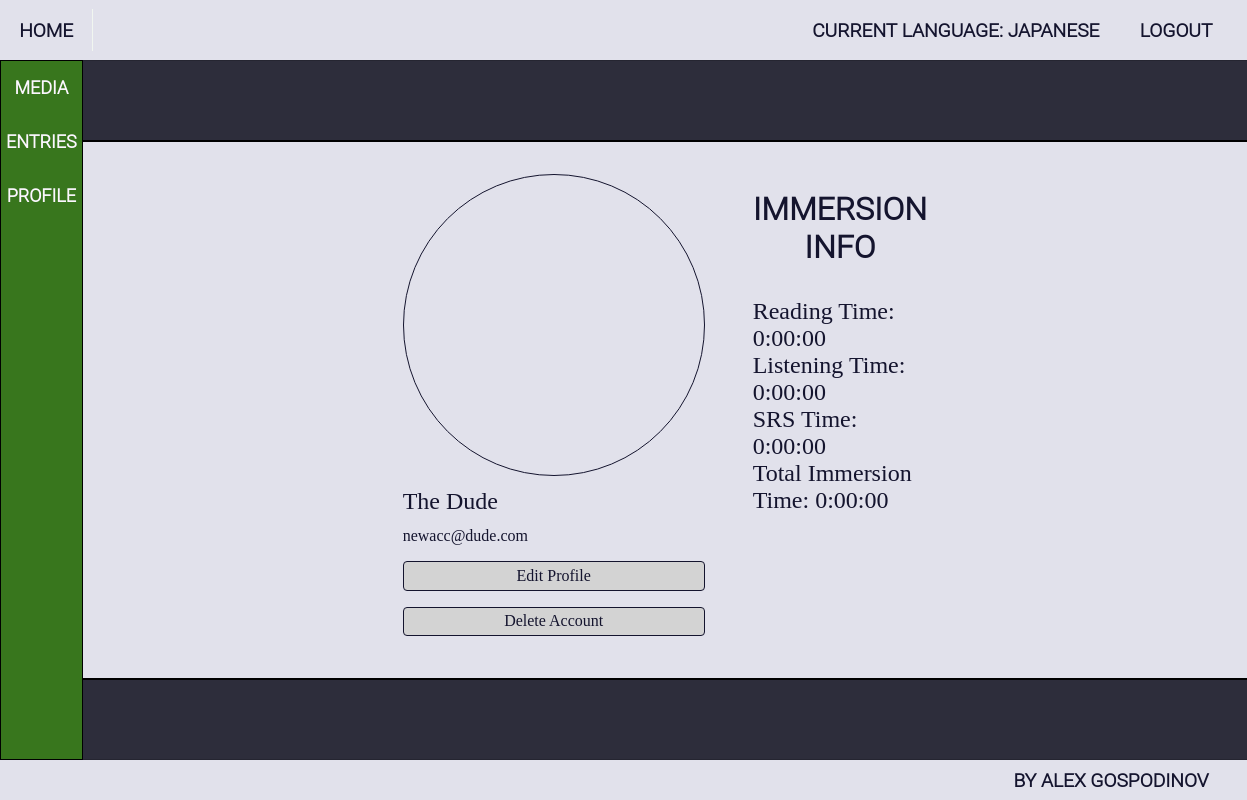
The app's page /accounts/profile/1/details/ (signed in), older data.
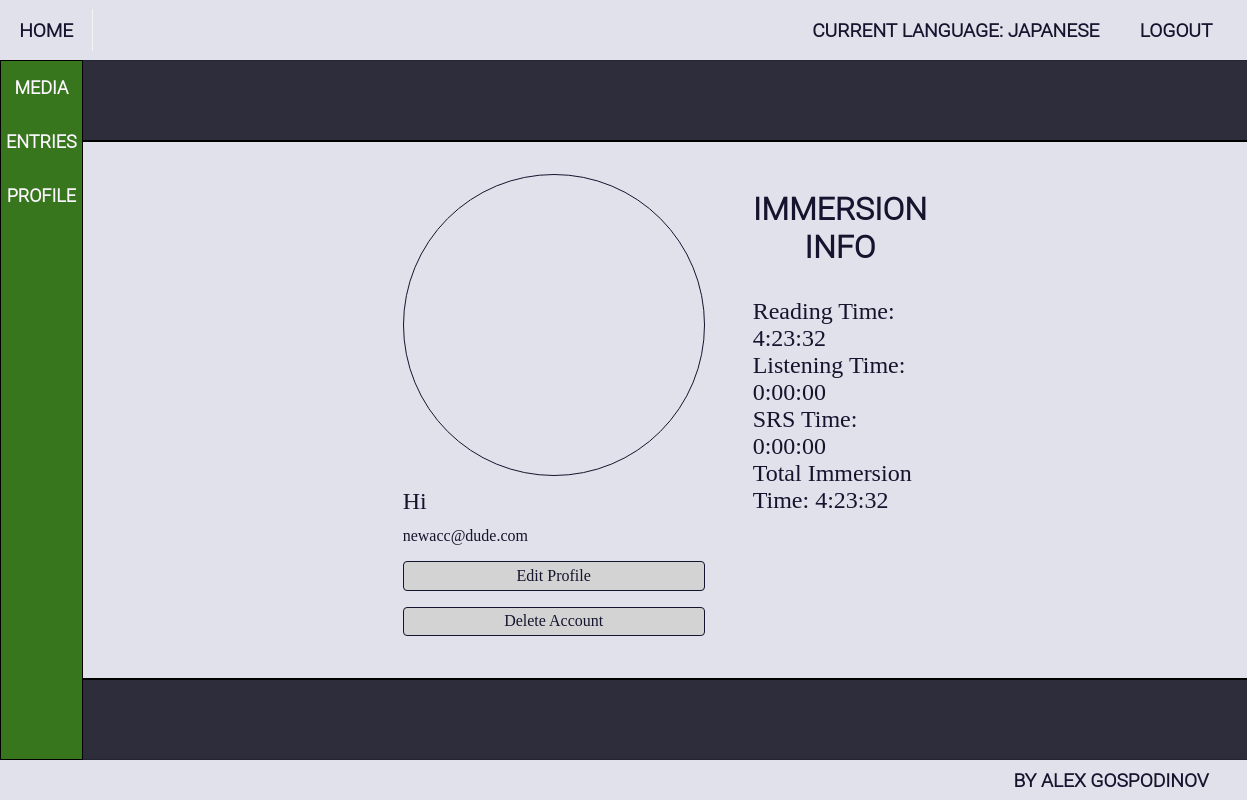
The same page, newer data.
### ImmersionTracker/accounts/models.py (models this page shows, shortened)
class ImmersionTrackerUser(auth_models.AbstractBaseUser, auth_models.PermissionsMixin):
    MAX_EMAIL_LENGTH = 150
    MAX_FIRST_NAME_LENGTH = 150
    MAX_LAST_NAME_LENGTH = 150
    email = models.EmailField(
        _("email address"),
        max_length=MAX_EMAIL_LENGTH,
        unique=True,
        error_messages={
            "unique": _("A user with that email already exists."),
        },
    )
    first_name = models.CharField(_("first name"), max_length=MAX_FIRST_NAME_LENGTH, blank=True)
    last_name = models.CharField(_("last name"), max_length=MAX_LAST_NAME_LENGTH, blank=True)
    is_staff = models.BooleanField(
        _("staff status"),
        default=False,
        help_text=_("Designates whether the user can log into this admin site."),
    )
    is_active = models.BooleanField(
        _("active"),
        default=True,
        help_text=_(
            "Designates whether this user should be treated as active. "
            "Unselect this instead of deleting accounts."
        ),
    )
    date_joined = models.DateTimeField(_("date joined"), default=timezone.now)
    object = ImmersionTrackerUserManager()
    USERNAME_FIELD = 'email'

class Profile(models.Model):
    NICKNAME_MAX_LENGTH = 20
    nickname = models.CharField(
        max_length=NICKNAME_MAX_LENGTH,
        blank=True,
        null=True,
    )
    current_language = models.ForeignKey('languages.Language', on_delete=models.SET_NULL, blank=True, null=True)
    user = models.OneToOneField(
        ImmersionTrackerUser,
        on_delete=models.CASCADE,
        related_name='profile',
        primary_key=True,
    )
    @property
    def reading_time(self):
        return self.current_language.reading_time
    @property
    def listening_time(self):
        return self.current_language.listening_time
    def srs_time(self):
        return self.current_language.srs_time
    @property
    def immersion_time(self):
        return self.reading_time + self.listening_time

### ImmersionTracker/languages/models.py (models this page shows, shortened)
class Language(models.Model):
    LANGUAGE_NAME_MAX_LENGTH = 20
    name = models.CharField(
        max_length=LANGUAGE_NAME_MAX_LENGTH,
        null=False,
        blank=False,
    )
    user_profile = models.ForeignKey(
        Profile,
        on_delete=models.CASCADE,
        related_name='languages',
        null=False,
        blank=False,
    )
    @property
    def reading_time(self):
        return sum((entry.time_length for entry in self.readingentry.all()), datetime.timedelta())
    @property
    def listening_time(self):
        return sum((entry.time_length for entry in self.listeningentry.all()), datetime.timedelta())
    @property
    def srs_time(self):
        return sum((entry.time_length for entry in self.srsentry.all()), datetime.timedelta())

### ImmersionTracker/immersion_entries/models.py (models this page shows, shortened)
class BaseEntry(models.Model):
    time_length = models.DurationField()
    created_on = models.DateTimeField(
        auto_now_add=True,
    )
    edited_on = models.DateTimeField(
        auto_now=True,
    )
    user_profile = models.ForeignKey(
        Profile,
        on_delete=models.CASCADE,
        related_name='%(class)s',
        blank=False,
        null=False,
    )
    language = models.ForeignKey(
        Language,
        on_delete=models.CASCADE,
        related_name='%(class)s',
        blank=False,
        null=False,
    )
    class Meta:
        abstract = True

class ReadingEntry(BaseEntry):
    char_length = models.IntegerField(
        default=None,
        null=True,
        blank=True,
    )
    media = models.ForeignKey(
        ReadingMedia,
        on_delete=models.DO_NOTHING,
        related_name='entries',
    )

### ImmersionTracker/accounts/views.py (the view)
# urls.py: path('<int:pk>/details/', ProfileDetailsView.as_view(), name='profile_details'),
class ProfileDetailsView(LoginRequiredMixin, views.DetailView):
    queryset = Profile.objects.all()
    template_name = 'accounts/profile_details.html'

### templates/accounts/profile_details.html
{% extends 'base.html' %}
{% block main_content %}
    <div class="profile-wrapper">
        <div class="profile-picture-and-nickname">
            <div class="profile-picture">
            </div>
            <div class="nickname-display">
                {{ object.nickname }}
            </div>
            <div class="email-display">
                {{ request.user.email }}
            </div>
            <a href="{% url 'profile_edit' pk=object.pk %}" class="edit-profile-btn">Edit Profile</a>
            <a href="{% url 'account_delete' pk=object.pk %}" class="edit-profile-btn">Delete Account</a>
        </div>
        <div class="profile-details-and-options">
            <div class="profile-details">
                <div class="immersion-info">
                    <div class="immersion-info-label"> IMMERSION INFO</div>
                    {% if request.user.profile.current_language %}
                        <div class="profile-details-value">Reading Time: {{ object.reading_time }}</div>
                        <div class="profile-details-value">Listening Time: {{ object.listening_time }}</div>
                        <div class="profile-details-value">SRS Time: {{ object.srs_time }}</div>
                        <div class="profile-details-value">Total Immersion Time: {{ object.immersion_time }}</div>
                    {% else %}
                        <div class="new-current-language-message">No current language set, no info to display</div>
                    {% endif %}
                </div>
            </div>
        </div>
    </div>
{% endblock %}

### templates/base.html (shortened to what this page needs)
{% load static %}
<!DOCTYPE html>
<html lang="en">
<head>
    <link rel="stylesheet" href="{% static 'style/style.css' %}">
</head>
<body>
    <header>
        <div class="go-to-index-btn">
            <a href="{% url 'index' %}"> Home </a>
        </div>
        <div class="navigation">
            <ul class="header-nav logout-and-language">
                {% if request.user.is_authenticated %}
                    <li><a href="{% url 'languages_index' %}">Current Language:
                        {% if request.user.profile.current_language %}
                            {{ request.user.profile.current_language.name }}
                        {% else %}
                            None
                        {% endif %}
                        </a>
                    </li>
                    <li><a href="{% url 'logout' %}"> Logout </a></li>
                {% else %}
                    <li><a href="{% url 'login' %}"> Log In </a></li>
                    <li><a href="{% url 'register_account' %}"> Register </a></li>
                {% endif %}
            </ul>
        </div>
    </header>
    <div class="base-wrapper">
    <div class="sidebar">
        <ul class="sidebar-buttons">
            {% if request.user.is_authenticated %}
                <li class="sidebar-button"><a href="{% url 'all_media' %}"><span>Media</span> </a></li>
                <li class="sidebar-button"><a href="{% url 'all_entries' %}"><span>Entries</span></a></li>
                <li class="sidebar-button"><a href="{% url 'profile_details' pk=request.user.id %}"><span>Profile</span></a></li>
            {% endif %}
        </ul>
    </div>
        {% block main_content %}
        {% endblock %}
    </div>
    <footer class="footer">
        <p class="credit">By Alex Gospodinov</p>
    </footer>
</body>
</html>

### staticfiles/style/main.css (style rules this page uses)
body { background-color: #2d2d3b; color: #FCF7FF; height: 100vh; margin: 0; padding: 0; display: flex; flex-direction: column; }
a { color: inherit; text-decoration: none; }
.base-wrapper { flex: 1; display: flex; }
html { overflow: hidden; }

### staticfiles/style/header_footer_and_sidebar.css (style rules this page uses)
header, footer { background-color: #e1e1eb; color: #14142e; font-size: larger; font-family: "Roboto Light", sans-serif; font-weight: bold; text-transform: uppercase; height: 60px; box-shadow: 1px 0 1px black; display: flex; flex-direction: row; align-items: center; }
.footer { height: 40px; justify-content: end; padding-right: 2em; }
.navigation { display: flex; flex-direction: row; justify-content: end; flex: 1; }
.header-nav { margin: 1em 0 1em 0; padding: 0 1em 0 1em; list-style-type: none; display: flex; flex-direction: row; gap: 0.5em; }
.header-nav > li { padding: 0.5em 0.8em 0.5em 0.8em }
.go-to-index-btn { flex: 0; padding: 0.5em 1em 0.5em 1em; margin-right: 0.5em; border-right: 0.1em solid #f1f6f0; }
.sidebar { width: 20em; background-color: #38761d; border: 1px solid black; font-size: large; font-family: "Roboto Light", sans-serif; font-weight: bold; }
.sidebar > ul { list-style-type: none; text-transform: uppercase; }
.sidebar-button { width: 100%; height: 3em; line-height: 3em; text-align: center; }
.sidebar-button > a { display: block; height: 100%; }
ul { padding: 0; margin: 0; }

### staticfiles/style/profile_details.css (style rules this page uses)
.profile-wrapper { width: 100%; display: flex; flex-direction: row; gap: 3em; flex: 1; justify-content: space-between; background-color: #e1e1eb; color: #14142e; border-top: 2px solid black; border-bottom: 2px solid black; margin: 5em 0 5em 0; padding: 2em 20em 0 20em; }
.profile-picture { width: 300px; height: 300px; border-radius: 50%; border: 1px solid #14142e; }
.nickname-display { flex: 1; font-size: x-large; padding: 0.5em 0 0.5em 0; }
.edit-profile-btn { display: block; padding: 0.3em 1em; margin-top: 1em; border: 1px solid #14142e; border-radius: 4px; background: lightgray; text-align: center; }
.profile-details-and-options { flex: 1; }
.immersion-info-label { padding: 0.5em 0 1em 0; font-size: 2em; font-family: "Roboto Light", sans-serif; font-weight: bold; text-align: center; }
.profile-details-value { font-size: 1.5em; }

Row changes from the older to the newer data that the page shows:
changed Profile: nickname "The Dude" → "Hi"; reading_time "0:00:00" → "4:23:32"; immersion_time "0:00:00" → "4:23:32"
